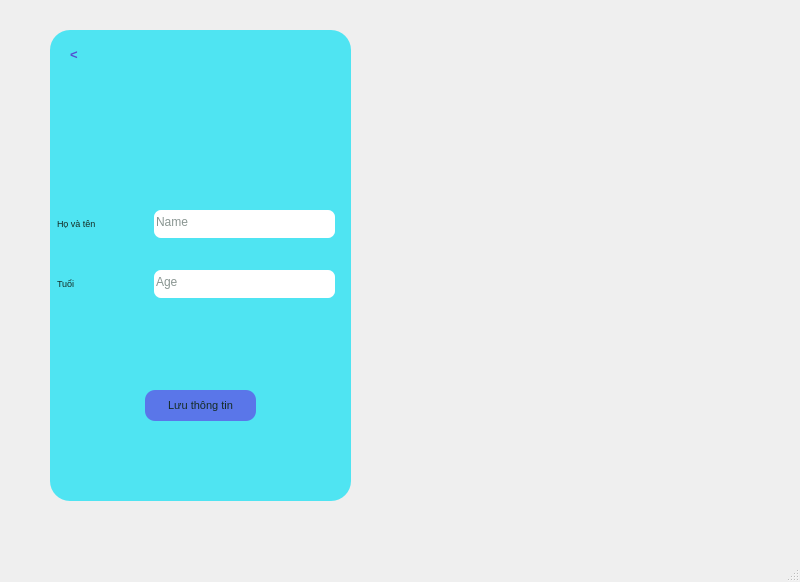
<?xml version="1.0" encoding="UTF-8"?>
<ui version="4.0">
 <class>MainWindow</class>
 <widget class="QMainWindow" name="MainWindow">
  <property name="geometry">
   <rect>
    <x>0</x>
    <y>0</y>
    <width>800</width>
    <height>582</height>
   </rect>
  </property>
  <property name="windowTitle">
   <string>MainWindow</string>
  </property>
  <widget class="QWidget" name="centralwidget">
   <widget class="QWidget" name="widget" native="true">
    <property name="geometry">
     <rect>
      <x>50</x>
      <y>30</y>
      <width>301</width>
      <height>471</height>
     </rect>
    </property>
    <property name="styleSheet">
     <string notr="true">background: rgb(79, 228, 242);
border-radius: 20px;
</string>
    </property>
    <widget class="QLabel" name="change_name">
     <property name="geometry">
      <rect>
       <x>5</x>
       <y>180</y>
       <width>91</width>
       <height>31</height>
      </rect>
     </property>
     <property name="font">
      <font>
       <pointsize>7</pointsize>
      </font>
     </property>
     <property name="styleSheet">
      <string notr="true">background: rgba(0,0,0,0);
border-radius: 2px solid rgba(0,0,0,0);
color: rgb(20, 43, 36);
padding-bottom: 5px;
</string>
     </property>
     <property name="text">
      <string>Họ và tên </string>
     </property>
    </widget>
    <widget class="QLabel" name="change_age">
     <property name="geometry">
      <rect>
       <x>5</x>
       <y>240</y>
       <width>61</width>
       <height>31</height>
      </rect>
     </property>
     <property name="font">
      <font>
       <pointsize>7</pointsize>
      </font>
     </property>
     <property name="styleSheet">
      <string notr="true">background: rgba(0,0,0,0);
border-radius: 2px solid rgba(0,0,0,0);
color: rgb(20, 43, 36);
padding-bottom: 5px;
</string>
     </property>
     <property name="text">
      <string>Tuổi</string>
     </property>
    </widget>
    <widget class="QPushButton" name="save_btn">
     <property name="geometry">
      <rect>
       <x>95</x>
       <y>360</y>
       <width>111</width>
       <height>31</height>
      </rect>
     </property>
     <property name="font">
      <font>
       <pointsize>8</pointsize>
      </font>
     </property>
     <property name="cursor">
      <cursorShape>PointingHandCursor</cursorShape>
     </property>
     <property name="styleSheet">
      <string notr="true">QPushButton#save_btn{
background-color: rgba(92, 99, 232, 0.851);
border-radius: 10px;
color: rgb(20, 43, 36);
}
QPushButton#save_btn:hover{
background-color : rgb(69, 227, 144);
}
QPushButton#save_btn:pressed{
padding-left : 4px;
padding-top : 4px;
background-color : rgba(23, 107, 145, 0.851);
}</string>
     </property>
     <property name="text">
      <string>Lưu thông tin</string>
     </property>
    </widget>
    <widget class="QPushButton" name="back">
     <property name="geometry">
      <rect>
       <x>10</x>
       <y>10</y>
       <width>28</width>
       <height>28</height>
      </rect>
     </property>
     <property name="font">
      <font>
       <pointsize>10</pointsize>
       <weight>75</weight>
       <bold>true</bold>
      </font>
     </property>
     <property name="styleSheet">
      <string notr="true">QPushButton#back{
color :rgb(83, 78, 209);
border-radius : 5px
}
QPushButton#back:hover{
background-color: rgba(212, 181, 181, 0.729);
}</string>
     </property>
     <property name="text">
      <string>&lt;</string>
     </property>
    </widget>
    <widget class="QLineEdit" name="change_name_2">
     <property name="geometry">
      <rect>
       <x>104</x>
       <y>180</y>
       <width>181</width>
       <height>28</height>
      </rect>
     </property>
     <property name="styleSheet">
      <string notr="true">background: rgb(255,255,255);
border-radius: 7px;
color: rgb(20, 43, 36);
padding-bottom: 5px;</string>
     </property>
     <property name="placeholderText">
      <string>Name</string>
     </property>
    </widget>
    <widget class="QLineEdit" name="change_age_2">
     <property name="geometry">
      <rect>
       <x>104</x>
       <y>240</y>
       <width>181</width>
       <height>28</height>
      </rect>
     </property>
     <property name="styleSheet">
      <string notr="true">background: rgb(255,255,255);
border-radius: 7px;
color: rgb(20, 43, 36);
padding-bottom: 5px;</string>
     </property>
     <property name="placeholderText">
      <string>Age</string>
     </property>
    </widget>
   </widget>
  </widget>
  <widget class="QMenuBar" name="menubar">
   <property name="geometry">
    <rect>
     <x>0</x>
     <y>0</y>
     <width>800</width>
     <height>26</height>
    </rect>
   </property>
  </widget>
  <widget class="QStatusBar" name="statusbar"/>
 </widget>
 <resources/>
 <connections/>
</ui>
